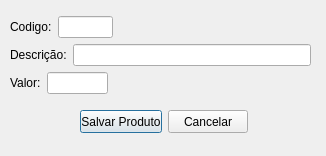
<?xml version="1.0" encoding="UTF-8"?>
<ui version="4.0">
 <class>add_produto</class>
 <widget class="QDialog" name="add_produto">
  <property name="geometry">
   <rect>
    <x>0</x>
    <y>0</y>
    <width>326</width>
    <height>156</height>
   </rect>
  </property>
  <property name="windowTitle">
   <string>Dialog</string>
  </property>
  <widget class="QWidget" name="layoutWidget">
   <property name="geometry">
    <rect>
     <x>10</x>
     <y>10</y>
     <width>401</width>
     <height>91</height>
    </rect>
   </property>
   <layout class="QVBoxLayout" name="verticalLayout_2">
    <item>
     <layout class="QVBoxLayout" name="verticalLayout">
      <item>
       <layout class="QHBoxLayout" name="horizontalLayout_3">
        <item>
         <widget class="QLabel" name="label">
          <property name="text">
           <string>Codigo:</string>
          </property>
         </widget>
        </item>
        <item>
         <widget class="QLineEdit" name="txt_codigo"/>
        </item>
        <item>
         <spacer name="horizontalSpacer_2">
          <property name="orientation">
           <enum>Qt::Horizontal</enum>
          </property>
          <property name="sizeType">
           <enum>QSizePolicy::Preferred</enum>
          </property>
          <property name="sizeHint" stdset="0">
           <size>
            <width>350</width>
            <height>20</height>
           </size>
          </property>
         </spacer>
        </item>
       </layout>
      </item>
      <item>
       <layout class="QHBoxLayout" name="horizontalLayout_2">
        <item>
         <widget class="QLabel" name="label_2">
          <property name="text">
           <string>Descrição:</string>
          </property>
         </widget>
        </item>
        <item>
         <widget class="QLineEdit" name="txt_produto"/>
        </item>
        <item>
         <spacer name="horizontalSpacer_4">
          <property name="orientation">
           <enum>Qt::Horizontal</enum>
          </property>
          <property name="sizeType">
           <enum>QSizePolicy::Preferred</enum>
          </property>
          <property name="sizeHint" stdset="0">
           <size>
            <width>100</width>
            <height>20</height>
           </size>
          </property>
         </spacer>
        </item>
       </layout>
      </item>
      <item>
       <layout class="QHBoxLayout" name="horizontalLayout">
        <item>
         <widget class="QLabel" name="label_3">
          <property name="text">
           <string>Valor:</string>
          </property>
         </widget>
        </item>
        <item>
         <widget class="QLineEdit" name="txt_valor"/>
        </item>
        <item>
         <spacer name="horizontalSpacer">
          <property name="orientation">
           <enum>Qt::Horizontal</enum>
          </property>
          <property name="sizeType">
           <enum>QSizePolicy::Preferred</enum>
          </property>
          <property name="sizeHint" stdset="0">
           <size>
            <width>350</width>
            <height>20</height>
           </size>
          </property>
         </spacer>
        </item>
       </layout>
      </item>
     </layout>
    </item>
   </layout>
  </widget>
  <widget class="QWidget" name="">
   <property name="geometry">
    <rect>
     <x>80</x>
     <y>110</y>
     <width>168</width>
     <height>23</height>
    </rect>
   </property>
   <layout class="QHBoxLayout" name="horizontalLayout_4">
    <item>
     <widget class="QPushButton" name="btn_salvar">
      <property name="enabled">
       <bool>true</bool>
      </property>
      <property name="sizePolicy">
       <sizepolicy hsizetype="Minimum" vsizetype="Preferred">
        <horstretch>0</horstretch>
        <verstretch>0</verstretch>
       </sizepolicy>
      </property>
      <property name="text">
       <string>Salvar Produto</string>
      </property>
     </widget>
    </item>
    <item>
     <widget class="QPushButton" name="btn_cancelar">
      <property name="enabled">
       <bool>true</bool>
      </property>
      <property name="sizePolicy">
       <sizepolicy hsizetype="Minimum" vsizetype="Preferred">
        <horstretch>0</horstretch>
        <verstretch>0</verstretch>
       </sizepolicy>
      </property>
      <property name="text">
       <string>Cancelar</string>
      </property>
      <property name="autoDefault">
       <bool>false</bool>
      </property>
     </widget>
    </item>
   </layout>
  </widget>
 </widget>
 <resources/>
 <connections/>
</ui>
